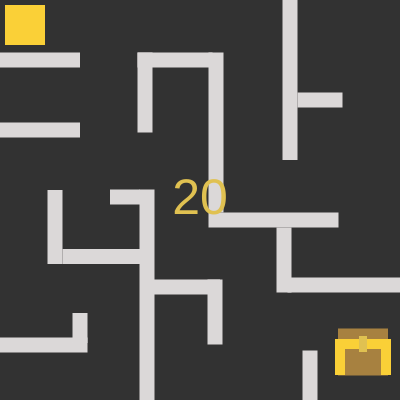
Frame 1 (no input)
Frame 60 (no input): identical to frame 1, image omitted
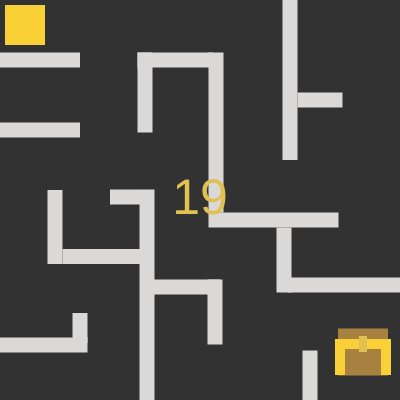
Frame 120 (the mouse pressed at the canvas centre since frame 60)

The p5.js sketch that drew these frames (run headless with seeded random() and noise() and a simulated clock; from frame 60 on, the mouse is pressed at the canvas centre):

// p5.js sketch
// ── sketch.js
let timer = 20;
var x = 25;
var y = 25;
function setup() {
  createCanvas(400, 400);
  rectMode(CENTER);
}
function draw() {
  createBackground();
  createText(timer);

  if (frameCount % 60 == 0 && timer > 0) {
    timer--;
  }

  if (timer == 0) {
    background(50);
    text("GAME OVER!!", width / 2, height * 0.5);
  }
}

function createText(timer) {
  textAlign(CENTER, CENTER);
  textSize(50);
  text(timer, width / 2, height / 2);
}

function createBackground() {
  background(50);
  //小黃
  fill(250, 208, 55);
  noStroke();
  rect(x, y, 40, 40);
  //迷宮
  fill(219, 216, 216);
  noStroke();
  rect(30, 60, 100, 15);
  fill(219, 216, 216);
  noStroke();
  rect(175, 60, 75, 15);
  fill(219, 216, 216);
  noStroke();
  rect(145, 92.5, 15, 80);
  fill(219, 216, 216);
  noStroke();
  rect(216, 132.5, 15, 160);
  fill(219, 216, 216);
  noStroke();
  rect(273.5, 220, 130, 15);
  fill(219, 216, 216);
  noStroke();
  rect(290, 80, 15, 160);
  fill(219, 216, 216);
  noStroke();
  rect(320, 100, 45, 15);
  fill(219, 216, 216);
  noStroke();
  rect(395, 285, 215, 15);
  fill(219, 216, 216);
  noStroke();
  rect(284, 260, 15, 65);
  fill(219, 216, 216);
  noStroke();
  rect(310, 378, 15, 55);
  fill(219, 216, 216);
  noStroke();
  rect(186, 287, 68, 15);
  fill(219, 216, 216);
  noStroke();
  rect(215, 312, 15, 65);

  //進度
  fill(219, 216, 216);
  noStroke();
  rect(30, 345, 115, 15);
  fill(219, 216, 216);
  noStroke();
  rect(30, 130, 100, 15);
  fill(219, 216, 216);
  noStroke();
  rect(80, 328, 15, 30);
  fill(219, 216, 216);
  noStroke();
  rect(147, 335, 15, 291);
  fill(219, 216, 216);
  noStroke();
  rect(125, 197, 30, 15);
  fill(219, 216, 216);
  noStroke();
  rect(105, 256.5, 85, 15);
  fill(219, 216, 216);
  noStroke();
  rect(55, 227, 15, 74);
  //迷宮
  //寶箱
  fill(167, 129, 64);
  noStroke();
  rect(363, 346, 50, 35);
  fill(167, 129, 64);
  noStroke();
  rect(363, 358, 50, 35);
  fill(250, 208, 55);
  noStroke();
  rect(340, 357, 10, 36);
  fill(250, 208, 55);
  noStroke();
  rect(386, 357, 10, 36);
  fill(250, 208, 55);
  noStroke();
  rect(364, 344, 46, 10);
  fill(224, 193, 81);
  noStroke();
  rect(363, 344, 8, 16);
  //寶箱
}

//移動小黃
function keyPressed() {
  switch (keyCode) {
    case LEFT_ARROW:
      x -= 10;
      break;
    case RIGHT_ARROW:
      x += 10;
      break;
    case UP_ARROW:
      y -= 10;
      break;
    case DOWN_ARROW:
      y += 10;
      break;
  }
}
